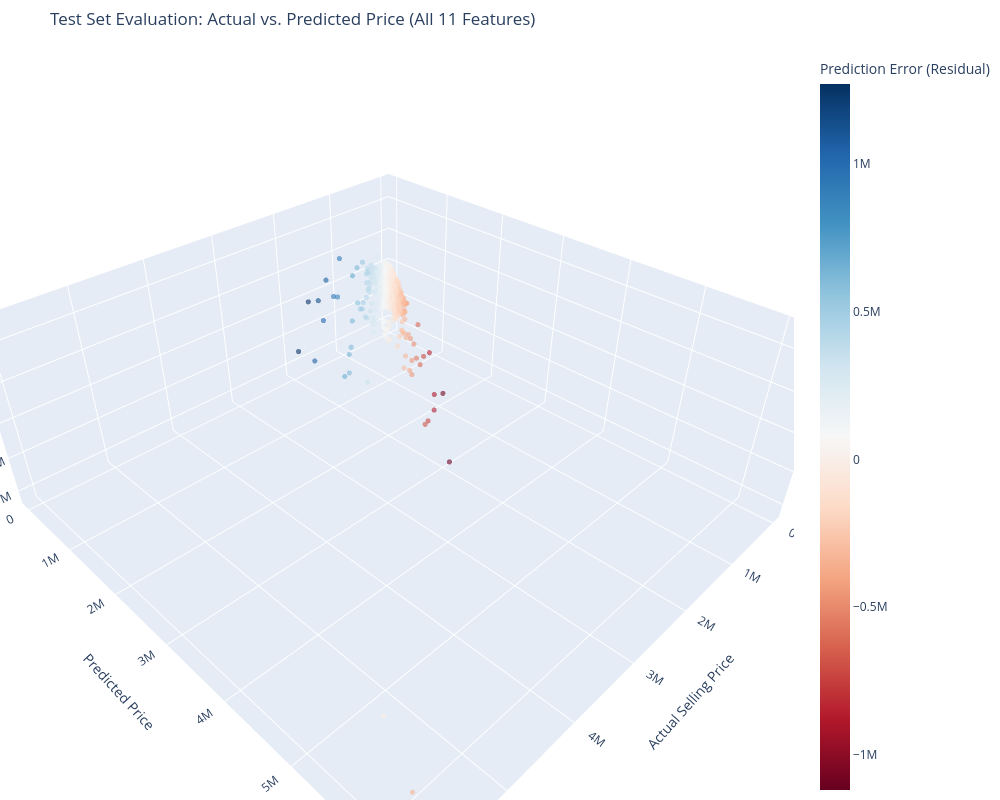

The cell this chart's notebook holds for it:
### Code cell
import plotly.express as px

test_results = pd.DataFrame({
    'Actual Price': y_test.values,
    'Predicted Price': y_pred
})

# 3. Calculate the prediction error (Residual)
test_results['Error'] = test_results['Actual Price'] - test_results['Predicted Price']

# 4. Plot the 3D chart using the new test_results DataFrame
fig = px.scatter_3d(
    test_results,
    x='Actual Price',
    y='Predicted Price',
    z='Error',
    color='Error',
    color_continuous_scale='RdBu',
    opacity=0.6,
    title='Test Set Evaluation: Actual vs. Predicted Price (All 11 Features)',
    labels={
        'Actual Price': 'Actual Selling Price',
        'Predicted Price': 'Predicted Price',
        'Error': 'Prediction Error (Residual)'
    }
)
fig.update_layout(
    width=1000, 
    height=800,
    margin=dict(l=0, r=0, b=0, t=50) 
)
fig.update_traces(marker=dict(size=3))
fig.show()

### Figure 1 — Plotly figure (JSON) as saved in the notebook; plotly's stock layout.template omitted (floating-point values rounded to 4 significant figures; data arrays with more than 128 entries replaced by an {"elided": "..."} marker saying what was removed)
{"data": [{"hovertemplate": "Actual Selling Price=%{x}<br>Predicted Price=%{y}<br>Prediction Error (Residual)=%{marker.color}<extra></extra>", "legendgroup": "", "marker": {"color": {"elided": "1344 float values"}, "coloraxis": "coloraxis", "opacity": 0.6, "size": 3, "symbol": "circle"}, "mode": "markers", "name": "", "scene": "scene", "showlegend": false, "type": "scatter3d", "x": {"elided": "1344 int values"}, "y": {"elided": "1344 float values"}, "z": {"elided": "1344 float values"}}], "layout": {"coloraxis": {"autocolorscale": false, "colorbar": {"title": {"text": "Prediction Error (Residual)"}}, "colorscale": [[0, "rgb(103,0,31)"], [0.1, "rgb(178,24,43)"], [0.2, "rgb(214,96,77)"], [0.3, "rgb(244,165,130)"], [0.4, "rgb(253,219,199)"], [0.5, "rgb(247,247,247)"], [0.6, "rgb(209,229,240)"], [0.7, "rgb(146,197,222)"], [0.8, "rgb(67,147,195)"], [0.9, "rgb(33,102,172)"], [1, "rgb(5,48,97)"]]}, "height": 800, "legend": {"tracegroupgap": 0}, "margin": {"b": 0, "l": 0, "r": 0, "t": 50}, "scene": {"domain": {"x": [0, 1], "y": [0, 1]}, "xaxis": {"title": {"text": "Actual Selling Price"}}, "yaxis": {"title": {"text": "Predicted Price"}}, "zaxis": {"title": {"text": "Prediction Error (Residual)"}}}, "title": {"text": "Test Set Evaluation: Actual vs. Predicted Price (All 11 Features)"}, "width": 1000}}
